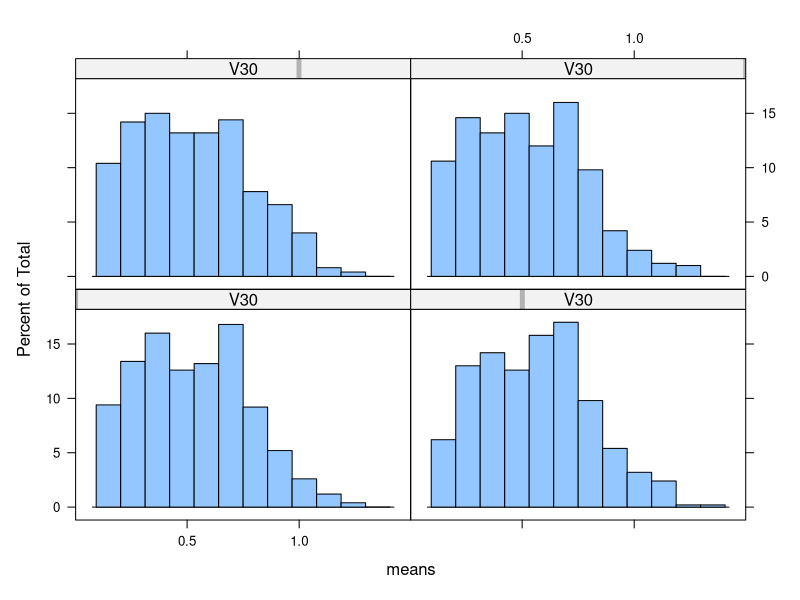

The R source for this figure: (Note: this script raises an error after producing the figure.)
# Single trial 
rm(list=ls())
# Initial diary (200 subjects)
diaryMatrix <- matrix(data=NA, nrow=2000, ncol=40)
row.num <- 1
set.seed(-1025)
# i = trail #, j = ID #
for (i in 1:4){
  for (j in 1:500) {
    diaryMatrix[row.num, 1] <- j  # ID
    repeat {
      diary28Days <- rnbinom(n = 28,  
                             mu = (diaryMatrix[row.num, 2] <- runif(1, min=0.1, max=0.9)),
                             size = (diaryMatrix[row.num, 3] <- runif(1, min=1, max=40))) 
      sumVal <- sum(diary28Days)
      # if total N of sezires for 28 dyas < 4 then re-run 
      if(sumVal >= 4) {
        # here the code stacks all iterations of the 'i' loop to a matrix
        diaryMatrix[row.num, 4:31] <- diary28Days
        break
      }
    }
    diaryMatrix[, 32] <- apply(diaryMatrix[, 4:31],1,sum)  # N of seizures per 28 days
    # Group assignment (random)
    diaryMatrix[, 33] <- ifelse(diaryMatrix[,1] %in% (sample(nrow(diaryMatrix), size=0.5*dim(diaryMatrix)[1])), 1,0)
    # 20% responders for placebo group (Column 33 = 0)
    r0 <- diaryMatrix[which(diaryMatrix[,33]==0),][sample(nrow(diaryMatrix[which(diaryMatrix[,33]==0),]), size=(nrow(diaryMatrix[which(diaryMatrix[,33]==0),])*0.2)), 1]
    diaryMatrix[,34] <- ifelse(diaryMatrix[,1] %in% r0, 1, 0)
    # 50% responders for drug group (Column 33 = 1)
    #  r1 <- diaryMatrix[which(diaryMatrix[,33]==1),][sample(nrow(diaryMatrix[which(diaryMatrix[,33]==1),]), size=0.5*dim(diaryMatrix[which(diaryMatrix[,33]==1),])[1]), 1]
    #  diaryMatrix[,34] <- ifelse(diaryMatrix[,1] %in% r1[,1], 2, diaryMatrix[,34])
    # Column #34 - whether subject responded to ttt
    # 1 - response in placebo group
    # 2 - response in drug group
    # 0 - no response in either group 
    
    # outputting trial number 
    diaryMatrix[row.num, 35] <- i
    row.num <- row.num + 1
  }
}

library(lattice)
df <- as.data.frame(diaryMatrix[, c(4:31,32,35)])
df$means <- rowMeans(diaryMatrix[,4:31])
histogram(~ means | V30, data=df)

# 50% improvement for 20% of subjects in placebo group for 4x28 days 
# mean of the rows as a parameter 
for (i in 1:200) {
  if(diaryMatrix[i,34] == 1) {
    diaryMain <- rnbinom(n = 4*28,  
                         mu = (diaryMatrix[i, 35] <- 0.5*mean(diaryMatrix[i, 4:31])),
                         size = (diaryMatrix[i, 36] <- diaryMatrix[i, 3]))
    diaryMatrix[i, 37:148] <- diaryMain
  } else {
    diaryMain <- rnbinom(n = 4*28,  
                         mu = (diaryMatrix[i, 35] <- mean(diaryMatrix[i, 4:31])),
                         size = (diaryMatrix[i, 36] <- diaryMatrix[i, 3]))
    diaryMatrix[i, 37:148] <- diaryMain
  }
}

rm(r0, r1, diary28Days, sumVal, diaryMain)

mean(diaryMatrix[which(diaryMatrix[,34]==1), 4:31])
mean(diaryMatrix[which(diaryMatrix[,34]==1), 37:148])
cbind(diaryMatrix[which(diaryMatrix[,34]==1), 2], 
      diaryMatrix[which(diaryMatrix[,34]==1), 35])
cbind(rowMeans(diaryMatrix[which(diaryMatrix[,34]==1), 4:31]), 
      rowMeans(diaryMatrix[which(diaryMatrix[,34]==1), 37:148]))
cbind(rowMeans(diaryMatrix[which(diaryMatrix[,34]==1), 4:31]), 
      rowMeans(diaryMatrix[which(diaryMatrix[,34]==1), 37:148]))

# Mean to generate data vs actual mean for 28 days 
# 50 % impovement for the observed mean 
cbind(diaryMatrix[which(diaryMatrix[,34]==1), 2], 
      rowMeans(diaryMatrix[which(diaryMatrix[,34]==1), 4:31]))


# Make pretty dataset
diaryPretty <- data.frame(diaryMatrix)
colnames(diaryPretty)[1:3] <- c("ID", "Mu", "Size")
names(diaryPretty)[4:31] <- paste0("Day", 1:28) 
colnames(diaryPretty)[32:36] <- c("SumDiary", "Group", "PlaceboResp", "MuResp", "SizeResp")
names(diaryPretty)[37:148] <- paste0("MDay", 1:112) 

# 10% of pt's with 1 sezire per month 
# 20% responded
# 10% same distribution (not in the responder group) 5 to 35 by 5% 
# everyone else 
# for 1000 times 
# distrinbution (almost normal) of 1000 saples for diaries -> increase samples until get normal


